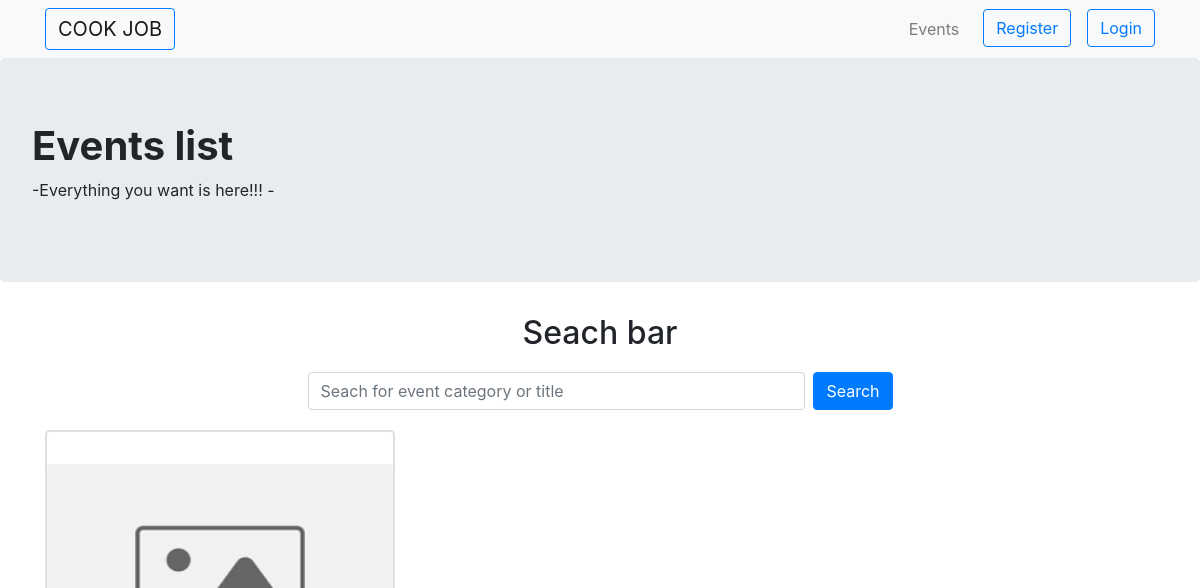
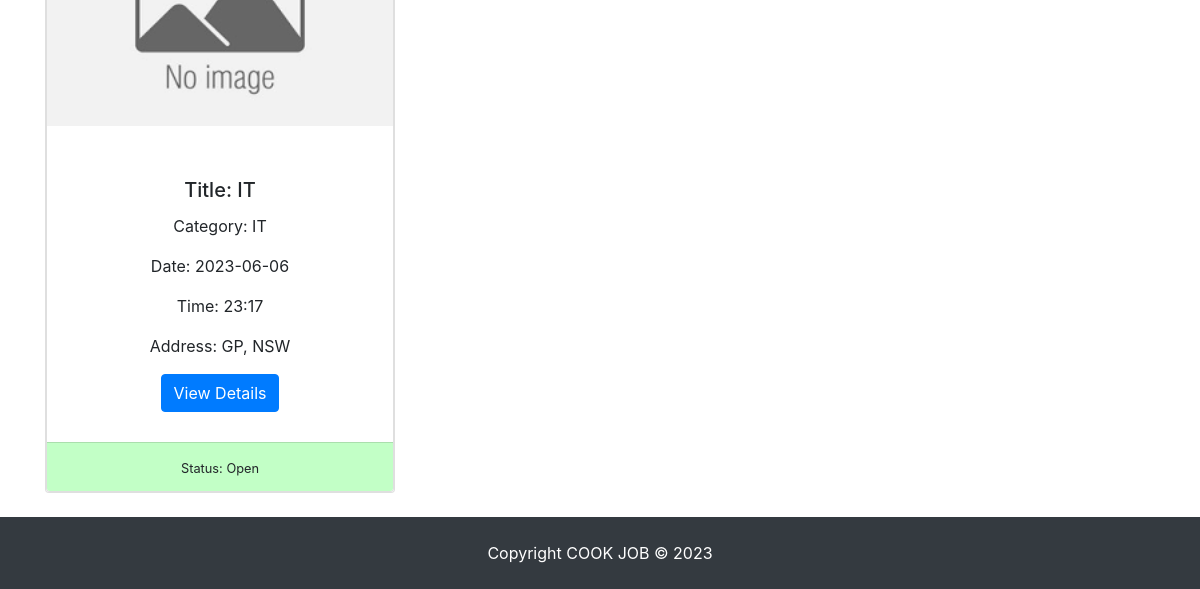
/events/, run on an earlier commit of the app's database (2 pictures, top to bottom).
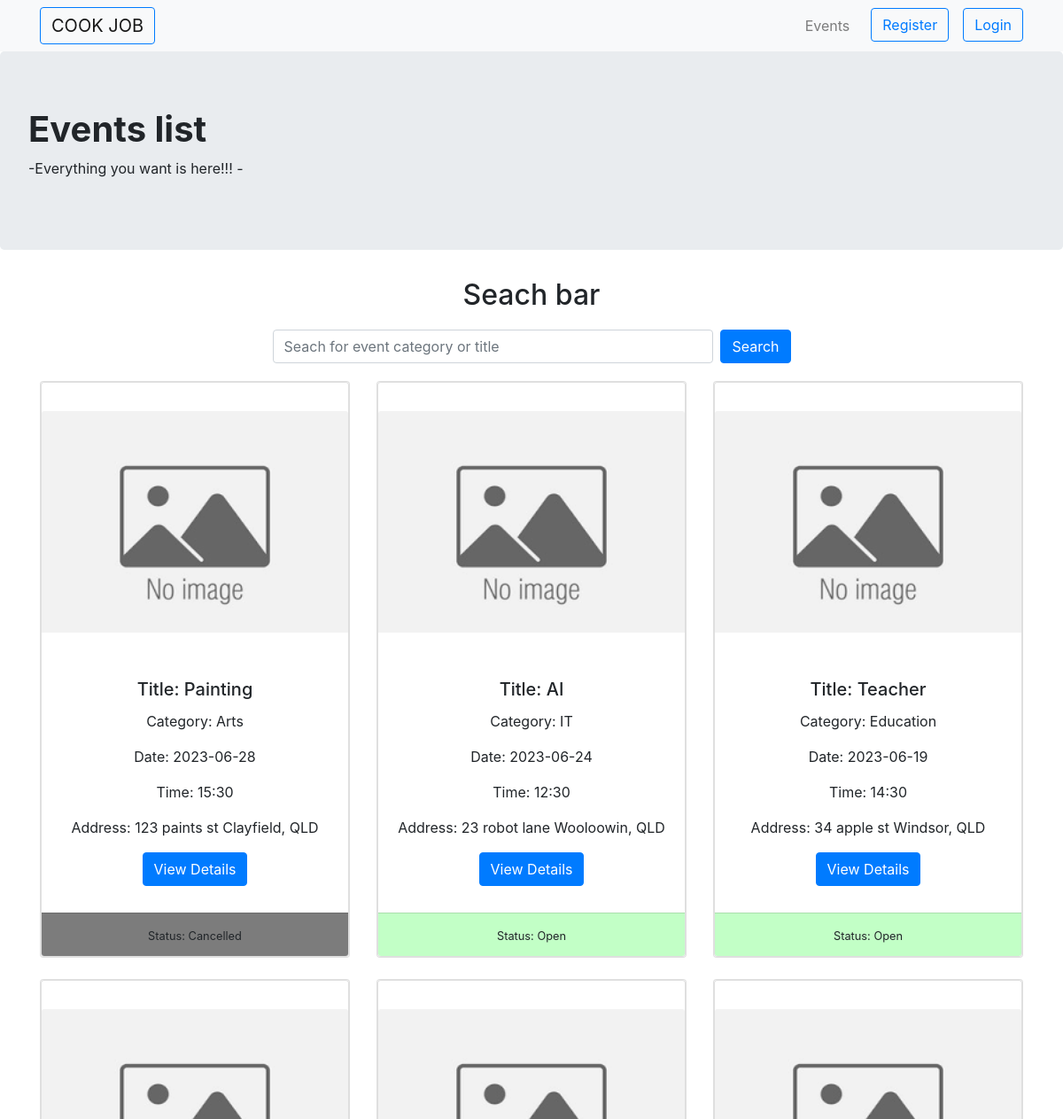
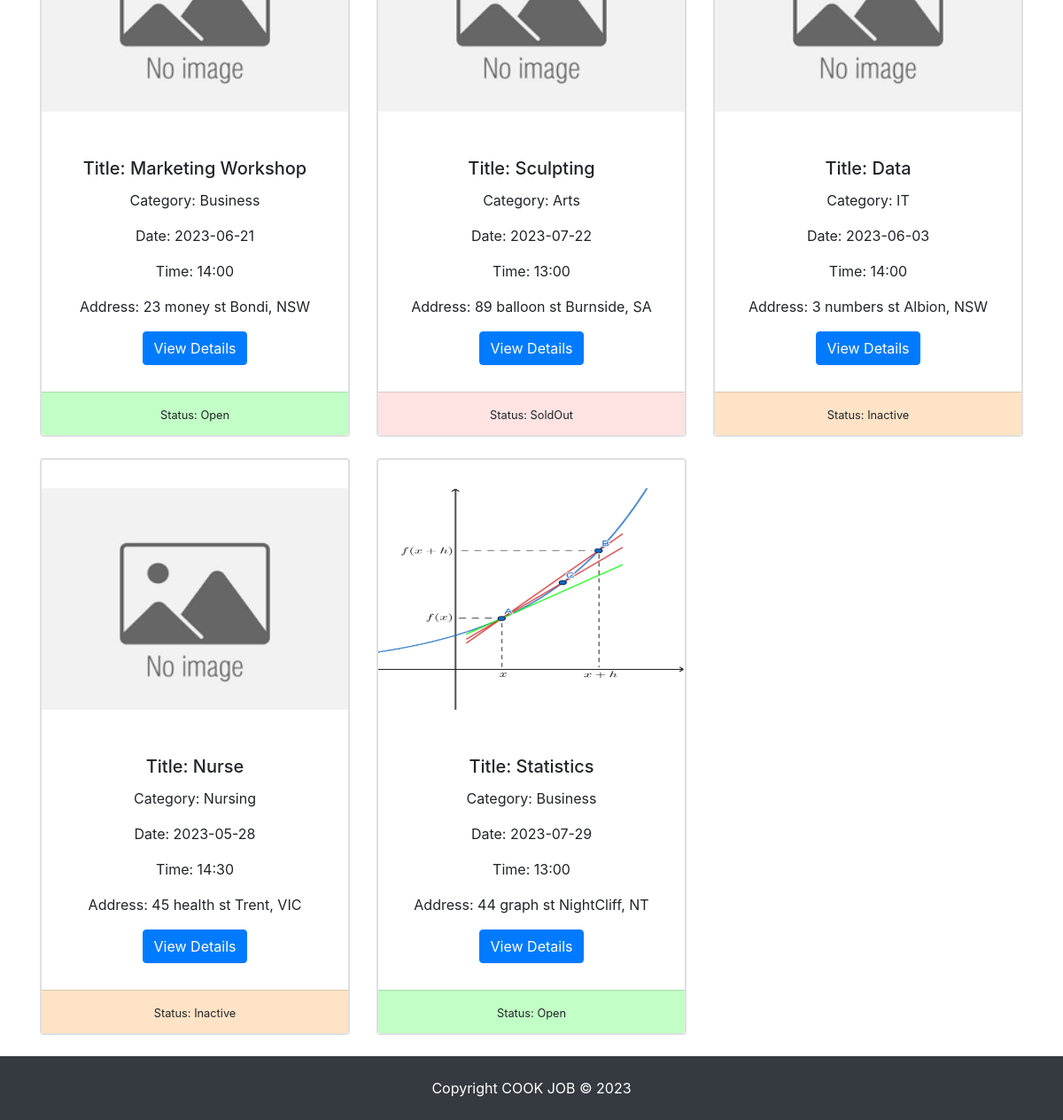
And on a later commit of the database (2 pictures, top to bottom).
### cookjob/models.py (models this page shows, shortened)
class Event(db.Model):
    __tablename__ = 'events'
    id = db.Column(db.Integer, primary_key=True)
    user_id = db.Column(db.String(100), nullable=False)
    title = db.Column(db.String(100), nullable=False)
    description = db.Column(db.Text, nullable=False)
    date = db.Column(db.DateTime, nullable=False)
    time = db.Column(db.Time, nullable=False)
    address = db.Column(db.String(100), nullable=False)
    states = db.Column(db.String(100), nullable=False)
    image = db.Column(db.String(255))
    postgraduate = db.Column(db.Integer, nullable=False)
    student = db.Column(db.Integer, nullable=False)
    concession = db.Column(db.Integer, nullable=False)
    category = db.Column(db.String(100), nullable=False)
    status = db.Column(db.String(100), nullable=False)
    comments = db.relationship('Comment', backref='event', cascade='all, delete-orphan', lazy=True)

### cookjob/__init__.py (the view)
    @app.route('/events/')
    def events():
        userid = session.get('userid', None)
        events = Event.query.all()
        form = EventForm
        return render_template('events.html', events=events, userid=userid, form=form)

### cookjob/templates/events.html (shortened to what this page needs)
{% extends 'base.html' %}
{% block css %}
<link rel="stylesheet" href="{{ url_for('static', filename='/event_details.css') }}">
{% endblock%}
{% block content %}
<body>
  <nav class="navbar navbar-expand-lg navbar-light bg-light">
    <div class="container">
      <a class="navbar-brand mr-auto btn btn-outline-primary" href="/">COOK JOB</a>
      <ul class="navbar-nav flex-row ml-auto">
        <li class="nav-item">
          <a class="nav-link" href="/events">Events</a>
        </li>
        {% if not userid %}
        <li class="nav-item">
          <a class="btn btn-outline-primary ml-3" href="/register">Register </a>
        </li>
        {% endif %}
        {% if not userid %}
        <li class="nav-item">
          <a class="btn btn-outline-primary ml-3" href="/login">Login</a>
        </li>
        {% endif %}
      </ul>
    </div>
  </nav>
  <div class="jumbotron jumbotron-with-bg-image">
    <h1><b>Events list</b></h1>
    <p>-Everything you want is here!!! - </p>
  </div>
  <h2 class="center">Seach bar</h2>
  <div class="row mt-3 mb-3">
    <div class="col-md-6 offset-md-3">
      <form class="form-inline d-flex flex-nowrap" action="{{ url_for('event_search', events_id=events.id)}}">
        <input type="text" name="search" class="form-control flex-grow-1 my-1 mr-sm-2" id="SearchForm"
          placeholder="Seach for event category or title">
        <button type="submit" class="flex-shrink-1 btn btn-primary my-1">Search</button>
      </form>
    </div>
  </div>
  <div class="container">
    <div class="row">
      {% for event in events %}
      <div class="col-md-4">
        <div class="card mb-4 box-shadow">
          <div class="card center">
            {% if event.image %}
            <img class="card-img-top" style="height:250px;" src="{{ url_for('static', filename=event.image) }}"
              alt="Event Image">
            {% else %}
            <img class="card-img-top" style="height:250px;"
              src="{{ url_for('static', filename='uploads/default_image.png') }}" alt="Default Image">
            {% endif %}
            <div class="card-body">
              <h5 class="card-title">Title: {{ event.title }}</h5>
              <p class="card-text">Category: {{ event.category }}</p>
              <p class="card-text">Date: {{ event.date.strftime("%Y-%m-%d") }}</p>
              <p class="card-text">Time: {{ event.time.strftime("%H:%M") }}</p>
              <p class="card-text">Address: {{ event.address }}, {{ event.states }}</p>
              <a href="{{ url_for('event_details', event_id=event.id) }}">
                <button type="button" class="btn btn-primary">View Details</button>
              </a>
            </div>
            <div class="card-footer" id="{{ event.status }}" style="margin-top:10px;">
              <small>Status: {{ event.status }}</small>
            </div>
          </div>
        </div>
      </div>
      {% endfor %}
    </div>
  </div>
  {% endblock%}

### cookjob/templates/base.html (shortened to what this page needs)
<!DOCTYPE html>
<html lang="en">
<head>
    {% block css %}
    {% endblock %}
    <link rel="stylesheet" href="https://stackpath.bootstrapcdn.com/bootstrap/4.3.1/css/bootstrap.min.css"
>
    {% block content %}
    {% endblock %}
<footer class="footer">
    <div class="py-4 bg-dark text-white" style="text-align:center;">
       Copyright COOK JOB &copy; 2023
    </div>
</footer>
</html>

### cookjob/static/event_details.css (style rules this page uses)
.jumbotron { background-color: #f8f9fa; padding: 2rem; }
img { width: 30%; margin-bottom: 2rem; }
.center { text-align: center !important; }
#Open { background-color: rgb(194, 255, 198); }
#SoldOut { background-color: rgb(255, 227, 227); }
#Inactive { background-color: rgb(255, 227, 198); }
#Cancelled { background-color: rgb(124, 124, 124); }

What changed in the data, as far as the page shows it:
changed Event: title "IT" → "Painting"; category "IT" → "Arts"; date "2023-06-06" → "2023-06-28"; time "23:17" → "15:30"; address "GP" → "123 paints st Clayfield"; states "NSW" → "QLD"; status "Open" → "Cancelled"
added Event: title "AI", category "IT", date "2023-06-24", time "12:30", address "23 robot lane Wooloowin", states "QLD", status "Open"
added Event: title "Teacher", category "Education", date "2023-06-19", time "14:30", address "34 apple st Windsor", states "QLD", status "Open"
added Event: title "Marketing Workshop", category "Business", date "2023-06-21", time "14:00", address "23 money st Bondi", states "NSW", status "Open"
added Event: title "Sculpting", category "Arts", date "2023-07-22", time "13:00", address "89 balloon st Burnside", states "SA", status "SoldOut"
added Event: title "Data", category "IT", date "2023-06-03", time "14:00", address "3 numbers st Albion", states "NSW", status "Inactive"
added Event: title "Nurse", category "Nursing", date "2023-05-28", time "14:30", address "45 health st Trent", states "VIC", status "Inactive"
added Event: image (picture), title "Statistics", category "Business", date "2023-07-29", time "13:00", address "44 graph st NightCliff", states "NT", status "Open"
